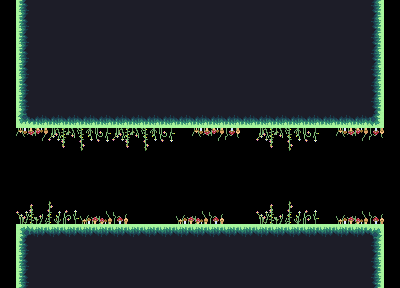

This is a level from a 2D game, rendered from its Tiled map with the project's own tilesets. A one-line summary and the complete map file follow:
An orthogonal 25x18 tile map with 16x16 px tiles, 1 tile layer (Tile Layer 1).

<map version="1.10" tiledversion="1.11.2" orientation="orthogonal" renderorder="right-down" width="25" height="18" tilewidth="16" tileheight="16" infinite="0" nextlayerid="2" nextobjectid="1">
<tileset firstgid="1" source="../Tile_Sets/Grass and Foliage.tsx" />
 <layer id="1" name="Tile Layer 1" width="25" height="18">
  <data encoding="csv">
0,25,26,26,26,26,26,26,26,26,26,26,26,26,26,26,26,26,26,26,26,26,26,27,0,
0,25,26,26,26,26,26,26,26,26,26,26,26,26,26,26,26,26,26,26,26,26,26,27,0,
0,25,26,26,26,26,26,26,26,26,26,26,26,26,26,26,26,26,26,26,26,26,26,27,0,
0,25,26,26,26,26,26,26,26,26,26,26,26,26,26,26,26,26,26,26,26,26,26,27,0,
0,25,26,26,26,26,26,26,26,26,26,26,26,26,26,26,26,26,26,26,26,26,26,27,0,
0,25,26,26,26,26,26,26,26,26,26,26,26,26,26,26,26,26,26,26,26,26,26,27,0,
0,25,26,26,26,26,26,26,26,26,26,26,26,26,26,26,26,26,26,26,26,26,26,27,0,
0,31,32,32,32,32,32,32,32,32,32,32,32,32,32,32,32,32,32,32,32,32,32,33,0,
0,1073741840,1073741841,1073741831,1073741832,1073741833,1073741834,1073741831,1073741832,1073741833,1073741834,0,1073741840,1073741841,1073741842,0,1073741831,1073741832,1073741833,1073741834,0,1073741840,1073741841,1073741842,0,
0,0,0,1073741825,1073741826,1073741827,1073741828,1073741825,1073741826,1073741827,1073741828,0,0,0,0,0,1073741825,1073741826,1073741827,1073741828,0,0,0,0,0,
0,0,0,0,0,0,0,0,0,0,0,0,0,0,0,0,0,0,0,0,0,0,0,0,0,
0,0,0,0,0,0,0,0,0,0,0,0,0,0,0,0,0,0,0,0,0,0,0,0,0,
0,1,2,3,4,0,0,0,0,0,0,0,0,0,0,0,1,2,3,4,0,0,0,0,0,
0,7,8,9,10,16,17,18,0,0,0,16,17,18,0,0,7,8,9,10,0,16,17,18,0,
0,19,20,20,20,20,20,20,20,20,20,20,20,20,20,20,20,20,20,20,20,20,20,21,0,
0,25,26,26,26,26,26,26,26,26,26,26,26,26,26,26,26,26,26,26,26,26,26,27,0,
0,25,26,26,26,26,26,26,26,26,26,26,26,26,26,26,26,26,26,26,26,26,26,27,0,
0,25,26,26,26,26,26,26,26,26,26,26,26,26,26,26,26,26,26,26,26,26,26,27,0
</data>
 </layer>
</map>